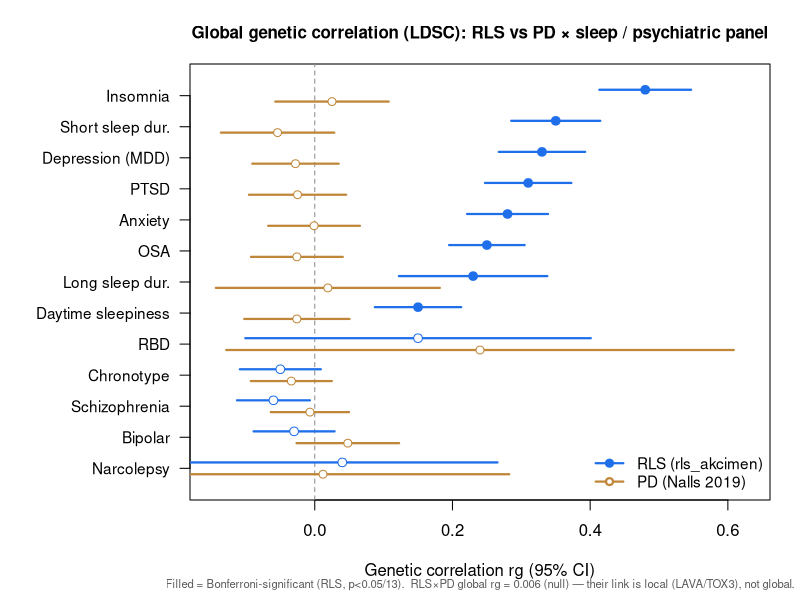

Generate this figure with R:
#!/usr/bin/env Rscript
# Forest plot: RLS (rls_akcimen) vs PD (Nalls) global genetic correlation x panel
ROOT <- "/path/to/analysis"
dir.create(file.path(ROOT,"results/figures"), showWarnings=FALSE, recursive=TRUE)
tr    <- c("Insomnia","Short sleep dur.","Depression (MDD)","PTSD","Anxiety","OSA",
           "Long sleep dur.","Daytime sleepiness","RBD","Chronotype","Schizophrenia","Bipolar","Narcolepsy")
rls   <- c(0.48,0.35,0.33,0.31,0.28,0.25,0.23,0.15,0.15,-0.05,-0.06,-0.03,0.04)
rls.se<- c(0.034,0.033,0.032,0.032,0.030,0.028,0.055,0.032,0.128,0.030,0.027,0.030,0.115)
rls.p <- c(4e-45,2e-26,8e-25,4e-22,4e-22,2e-18,2e-5,4e-6,0.25,0.13,0.025,0.40,0.73)
pd    <- c(0.025,-0.054,-0.028,-0.025,-0.001,-0.026,0.019,-0.026,0.24,-0.034,-0.007,0.048,0.012)
pd.se <- c(0.042,0.042,0.032,0.036,0.034,0.034,0.083,0.039,0.188,0.030,0.029,0.038,0.138)
n <- length(tr); y <- n:1; off <- 0.19
col.rls <- "#1f6feb"; col.pd <- "#c0873a"
sig <- rls.p < 0.05/n
png(file.path(ROOT,"results/figures/forest_rg_panel.png"), width=2700, height=2050, res=300, type="cairo")
par(mar=c(5,9.5,3.2,1.5))
plot(NA, xlim=c(-0.15,0.63), ylim=c(0.5,n+0.5), yaxt="n", xlab="Genetic correlation rg (95% CI)", ylab="",
     main="Global genetic correlation (LDSC): RLS vs PD × sleep / psychiatric panel", cex.main=1.02)
abline(v=0, lty=2, col="gray55")
axis(2, at=y, labels=tr, las=1, cex.axis=0.92)
# RLS (upper offset)
segments(rls-1.96*rls.se, y+off, rls+1.96*rls.se, y+off, col=col.rls, lwd=2.2)
points(rls, y+off, pch=ifelse(sig,19,21), col=col.rls, bg="white", cex=1.15)
# PD (lower offset)
segments(pd-1.96*pd.se, y-off, pd+1.96*pd.se, y-off, col=col.pd, lwd=2.2)
points(pd, y-off, pch=21, col=col.pd, bg="white", cex=1.05)
legend("bottomright", legend=c("RLS (rls_akcimen)","PD (Nalls 2019)"), col=c(col.rls,col.pd),
       pch=c(19,21), lwd=2.2, bty="n", cex=0.92, pt.bg="white")
mtext("Filled = Bonferroni-significant (RLS, p<0.05/13).  RLS×PD global rg = 0.006 (null) — their link is local (LAVA/TOX3), not global.",
      side=1, line=3.6, cex=0.68, col="gray35")
dev.off()
cat("wrote results/figures/forest_rg_panel.png\n")
